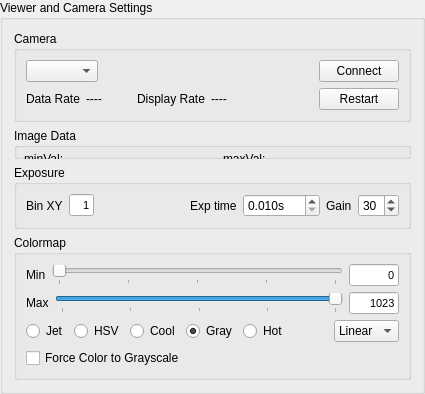
     <widget class="QGroupBox" name="groupBox">
      <property name="title">
       <string>Viewer and Camera Settings</string>
      </property>
      <layout class="QVBoxLayout" name="verticalLayout_4">
       <item>
        <widget class="QGroupBox" name="gB_camera">
         <property name="title">
          <string>Camera</string>
         </property>
         <layout class="QVBoxLayout" name="verticalLayout">
          <item>
           <layout class="QHBoxLayout" name="horizontalLayout">
            <item>
             <widget class="QComboBox" name="cB_camera"/>
            </item>
            <item>
             <spacer name="horizontalSpacer_47">
              <property name="orientation">
               <enum>Qt::Horizontal</enum>
              </property>
              <property name="sizeHint" stdset="0">
               <size>
                <width>40</width>
                <height>20</height>
               </size>
              </property>
             </spacer>
            </item>
            <item>
             <widget class="QPushButton" name="pB_on">
              <property name="text">
               <string>Connect</string>
              </property>
             </widget>
            </item>
           </layout>
          </item>
          <item>
           <layout class="QHBoxLayout" name="horizontalLayout_5">
            <item>
             <widget class="QLabel" name="lb_data">
              <property name="text">
               <string>Data Rate</string>
              </property>
             </widget>
            </item>
            <item>
             <widget class="QLabel" name="lb_dataRate">
              <property name="minimumSize">
               <size>
                <width>45</width>
                <height>0</height>
               </size>
              </property>
              <property name="text">
               <string>----</string>
              </property>
             </widget>
            </item>
            <item>
             <widget class="QLabel" name="lb_disp">
              <property name="text">
               <string>Display Rate</string>
              </property>
             </widget>
            </item>
            <item>
             <widget class="QLabel" name="lb_dispRate">
              <property name="minimumSize">
               <size>
                <width>45</width>
                <height>0</height>
               </size>
              </property>
              <property name="text">
               <string>----</string>
              </property>
             </widget>
            </item>
            <item>
             <spacer name="horizontalSpacer_4">
              <property name="orientation">
               <enum>Qt::Horizontal</enum>
              </property>
              <property name="sizeHint" stdset="0">
               <size>
                <width>40</width>
                <height>20</height>
               </size>
              </property>
             </spacer>
            </item>
            <item>
             <widget class="QPushButton" name="pB_resetioc">
              <property name="toolTip">
               <string>&lt;html&gt;&lt;head/&gt;&lt;body&gt;&lt;p&gt;Reset the corresponding camera ioc&lt;/p&gt;&lt;/body&gt;&lt;/html&gt;</string>
              </property>
              <property name="text">
               <string>Restart</string>
              </property>
             </widget>
            </item>
           </layout>
          </item>
         </layout>
        </widget>
       </item>
       <item>
        <widget class="QGroupBox" name="groupBox_2">
         <property name="title">
          <string>Image Data</string>
         </property>
         <widget class="QWidget" name="horizontalLayoutWidget">
          <property name="geometry">
           <rect>
            <x>10</x>
            <y>20</y>
            <width>391</width>
            <height>21</height>
           </rect>
          </property>
          <layout class="QHBoxLayout" name="horizontalLayout_19">
           <item>
            <widget class="QLabel" name="lb_minVal">
             <property name="text">
              <string>minVal:</string>
             </property>
            </widget>
           </item>
           <item>
            <widget class="QLabel" name="lb_minValdata">
             <property name="text">
              <string>----</string>
             </property>
            </widget>
           </item>
           <item>
            <widget class="QLabel" name="lb_maxVal">
             <property name="text">
              <string>maxVal:</string>
             </property>
            </widget>
           </item>
           <item>
            <widget class="QLabel" name="lb_maxValdata">
             <property name="text">
              <string>----</string>
             </property>
            </widget>
           </item>
          </layout>
         </widget>
        </widget>
       </item>
       <item>
        <widget class="QGroupBox" name="gB_Exposure">
         <property name="title">
          <string>Exposure</string>
         </property>
         <layout class="QHBoxLayout" name="horizontalLayout_8">
          <item>
           <layout class="QHBoxLayout" name="horizontalLayout_13">
            <item>
             <widget class="QLabel" name="label_21">
              <property name="text">
               <string>Bin XY</string>
              </property>
             </widget>
            </item>
            <item>
             <widget class="QLineEdit" name="lEBXY">
              <property name="sizePolicy">
               <sizepolicy hsizetype="Fixed" vsizetype="Fixed">
                <horstretch>1</horstretch>
                <verstretch>0</verstretch>
               </sizepolicy>
              </property>
              <property name="minimumSize">
               <size>
                <width>10</width>
                <height>0</height>
               </size>
              </property>
              <property name="maximumSize">
               <size>
                <width>25</width>
                <height>16777215</height>
               </size>
              </property>
              <property name="font">
               <font>
                <pointsize>8</pointsize>
               </font>
              </property>
              <property name="text">
               <string>1</string>
              </property>
              <property name="alignment">
               <set>Qt::AlignRight|Qt::AlignTrailing|Qt::AlignVCenter</set>
              </property>
             </widget>
            </item>
           </layout>
          </item>
          <item>
           <spacer name="horizontalSpacer">
            <property name="orientation">
             <enum>Qt::Horizontal</enum>
            </property>
            <property name="sizeHint" stdset="0">
             <size>
              <width>40</width>
              <height>20</height>
             </size>
            </property>
           </spacer>
          </item>
          <item>
           <layout class="QHBoxLayout" name="horizontalLayout_16">
            <item>
             <widget class="QLabel" name="label_22">
              <property name="text">
               <string>Exp time</string>
              </property>
             </widget>
            </item>
            <item>
             <widget class="QDoubleSpinBox" name="dS_expt">
              <property name="prefix">
               <string/>
              </property>
              <property name="suffix">
               <string>s</string>
              </property>
              <property name="decimals">
               <number>3</number>
              </property>
              <property name="minimum">
               <double>0.010000000000000</double>
              </property>
              <property name="maximum">
               <double>100.000000000000000</double>
              </property>
              <property name="singleStep">
               <double>0.010000000000000</double>
              </property>
              <property name="value">
               <double>0.010000000000000</double>
              </property>
             </widget>
            </item>
           </layout>
          </item>
          <item>
           <layout class="QHBoxLayout" name="horizontalLayout_20">
            <item>
             <widget class="QLabel" name="label_23">
              <property name="text">
               <string>Gain</string>
              </property>
             </widget>
            </item>
            <item>
             <widget class="QSpinBox" name="iS_gain">
              <property name="suffix">
               <string/>
              </property>
              <property name="prefix">
               <string/>
              </property>
              <property name="maximum">
               <number>35</number>
              </property>
              <property name="value">
               <number>30</number>
              </property>
             </widget>
            </item>
           </layout>
          </item>
         </layout>
        </widget>
       </item>
       <item>
        <widget class="QGroupBox" name="gB_colormap">
         <property name="enabled">
          <bool>true</bool>
         </property>
         <property name="title">
          <string>Colormap</string>
         </property>
         <layout class="QGridLayout" name="gridLayout_5">
          <item row="0" column="0">
           <layout class="QVBoxLayout" name="verticalLayout_10">
            <item>
             <layout class="QVBoxLayout" name="verticalLayout_9">
              <item>
               <layout class="QHBoxLayout" name="horizontalLayout_3">
                <item>
                 <widget class="QLabel" name="labelRangeMin_1">
                  <property name="text">
                   <string>Min</string>
                  </property>
                 </widget>
                </item>
                <item>
                 <widget class="QSlider" name="hSRngMin">
                  <property name="sizePolicy">
                   <sizepolicy hsizetype="Expanding" vsizetype="Fixed">
                    <horstretch>3</horstretch>
                    <verstretch>0</verstretch>
                   </sizepolicy>
                  </property>
                  <property name="maximum">
                   <number>1023</number>
                  </property>
                  <property name="orientation">
                   <enum>Qt::Horizontal</enum>
                  </property>
                  <property name="tickPosition">
                   <enum>QSlider::TicksBelow</enum>
                  </property>
                  <property name="tickInterval">
                   <number>256</number>
                  </property>
                 </widget>
                </item>
                <item>
                 <widget class="QLineEdit" name="lERngMin">
                  <property name="sizePolicy">
                   <sizepolicy hsizetype="Fixed" vsizetype="Fixed">
                    <horstretch>1</horstretch>
                    <verstretch>0</verstretch>
                   </sizepolicy>
                  </property>
                  <property name="minimumSize">
                   <size>
                    <width>10</width>
                    <height>0</height>
                   </size>
                  </property>
                  <property name="maximumSize">
                   <size>
                    <width>50</width>
                    <height>16777215</height>
                   </size>
                  </property>
                  <property name="font">
                   <font>
                    <pointsize>8</pointsize>
                   </font>
                  </property>
                  <property name="text">
                   <string>0</string>
                  </property>
                  <property name="alignment">
                   <set>Qt::AlignRight|Qt::AlignTrailing|Qt::AlignVCenter</set>
                  </property>
                 </widget>
                </item>
               </layout>
              </item>
              <item>
               <layout class="QHBoxLayout" name="horizontalLayout_4">
                <item>
                 <widget class="QLabel" name="labelRangeMax_1">
                  <property name="text">
                   <string>Max</string>
                  </property>
                 </widget>
                </item>
                <item>
                 <widget class="QSlider" name="hSRngMax">
                  <property name="sizePolicy">
                   <sizepolicy hsizetype="Expanding" vsizetype="Fixed">
                    <horstretch>3</horstretch>
                    <verstretch>0</verstretch>
                   </sizepolicy>
                  </property>
                  <property name="maximum">
                   <number>1023</number>
                  </property>
                  <property name="sliderPosition">
                   <number>1023</number>
                  </property>
                  <property name="orientation">
                   <enum>Qt::Horizontal</enum>
                  </property>
                  <property name="invertedAppearance">
                   <bool>false</bool>
                  </property>
                  <property name="invertedControls">
                   <bool>false</bool>
                  </property>
                  <property name="tickPosition">
                   <enum>QSlider::TicksBelow</enum>
                  </property>
                  <property name="tickInterval">
                   <number>256</number>
                  </property>
                 </widget>
                </item>
                <item>
                 <widget class="QLineEdit" name="lERngMax">
                  <property name="sizePolicy">
                   <sizepolicy hsizetype="Fixed" vsizetype="Fixed">
                    <horstretch>1</horstretch>
                    <verstretch>0</verstretch>
                   </sizepolicy>
                  </property>
                  <property name="minimumSize">
                   <size>
                    <width>10</width>
                    <height>0</height>
                   </size>
                  </property>
                  <property name="maximumSize">
                   <size>
                    <width>50</width>
                    <height>16777215</height>
                   </size>
                  </property>
                  <property name="font">
                   <font>
                    <pointsize>8</pointsize>
                   </font>
                  </property>
                  <property name="text">
                   <string>1023</string>
                  </property>
                  <property name="alignment">
                   <set>Qt::AlignRight|Qt::AlignTrailing|Qt::AlignVCenter</set>
                  </property>
                 </widget>
                </item>
               </layout>
              </item>
              <item>
               <layout class="QHBoxLayout" name="horizontalLayout_9">
                <item>
                 <widget class="QRadioButton" name="rBColor_Jet">
                  <property name="text">
                   <string>Jet</string>
                  </property>
                 </widget>
                </item>
                <item>
                 <widget class="QRadioButton" name="rBColor_HSV">
                  <property name="text">
                   <string>HSV</string>
                  </property>
                 </widget>
                </item>
                <item>
                 <widget class="QRadioButton" name="rBColor_Cool">
                  <property name="text">
                   <string>Cool</string>
                  </property>
                 </widget>
                </item>
                <item>
                 <widget class="QRadioButton" name="rBColor_Gray">
                  <property name="text">
                   <string>Gray</string>
                  </property>
                  <property name="checked">
                   <bool>true</bool>
                  </property>
                 </widget>
                </item>
                <item>
                 <widget class="QRadioButton" name="rBColor_Hot">
                  <property name="text">
                   <string>Hot</string>
                  </property>
                  <property name="checked">
                   <bool>false</bool>
                  </property>
                 </widget>
                </item>
                <item>
                 <spacer name="horizontalSpacer_5">
                  <property name="orientation">
                   <enum>Qt::Horizontal</enum>
                  </property>
                  <property name="sizeHint" stdset="0">
                   <size>
                    <width>40</width>
                    <height>20</height>
                   </size>
                  </property>
                 </spacer>
                </item>
                <item>
                 <widget class="QComboBox" name="cBoxScale">
                  <property name="minimumSize">
                   <size>
                    <width>50</width>
                    <height>0</height>
                   </size>
                  </property>
                  <item>
                   <property name="text">
                    <string>Linear</string>
                   </property>
                  </item>
                  <item>
                   <property name="text">
                    <string>Log</string>
                   </property>
                  </item>
                  <item>
                   <property name="text">
                    <string>Exp</string>
                   </property>
                  </item>
                 </widget>
                </item>
               </layout>
              </item>
             </layout>
            </item>
           </layout>
          </item>
          <item row="1" column="0">
           <layout class="QHBoxLayout" name="horizontalLayout_2">
            <item>
             <widget class="QCheckBox" name="grayScale">
              <property name="text">
               <string>Force Color to Grayscale</string>
              </property>
             </widget>
            </item>
            <item>
             <spacer name="horizontalSpacer_3">
              <property name="orientation">
               <enum>Qt::Horizontal</enum>
              </property>
              <property name="sizeHint" stdset="0">
               <size>
                <width>40</width>
                <height>20</height>
               </size>
              </property>
             </spacer>
            </item>
           </layout>
          </item>
         </layout>
        </widget>
       </item>
      </layout>
     </widget>
